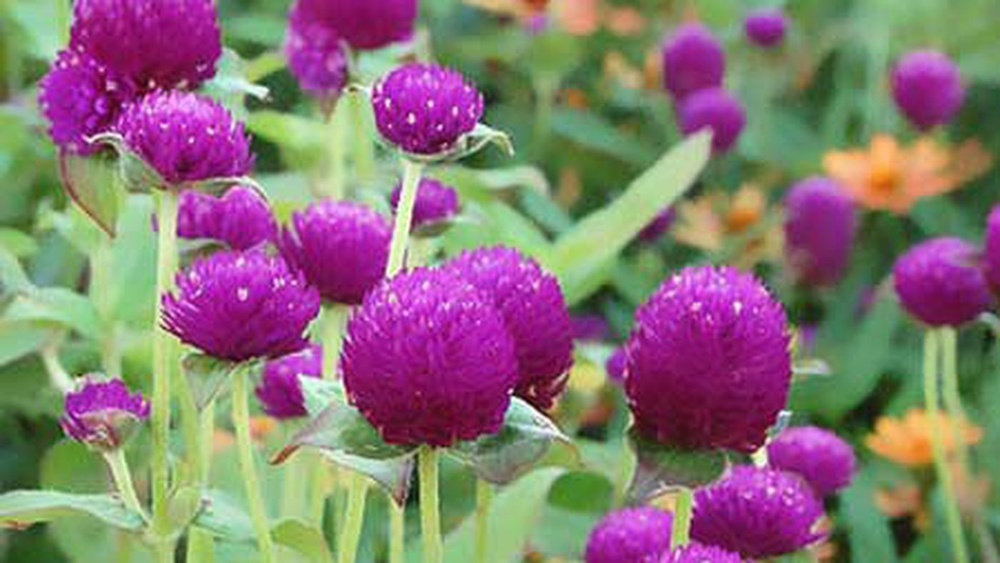
%> input picture pic/flow.jpeg, 1000 x 563 px, shrunk from 1400 x 788 before the run
$ octave binary_threshod_value.m   (GNU Octave 9; MATLAB toolbox functions it lacks are replaced by stand-ins)
%> lines starting %> are read from the running program, lines starting %| are printed output that depends on the picture; in (x1, y1, x2, y2) boxes, pixels count from 0 and x2, y2 are one past the last pixel; in counts of white or black regions, pixels touching at a corner belong together; the program's own positions count from 1
% Experiment No: 06

%  Convert an image to binary image, specifying threshold value.

clc
clear
I=imread('pic/flow.jpeg');
%> I is the input picture: size 563x1000x3 uint8; mean R, G, B 136.9, 117.6, 116.7
level = graythresh(I);
%> level = 0.475
J=im2bw(I);
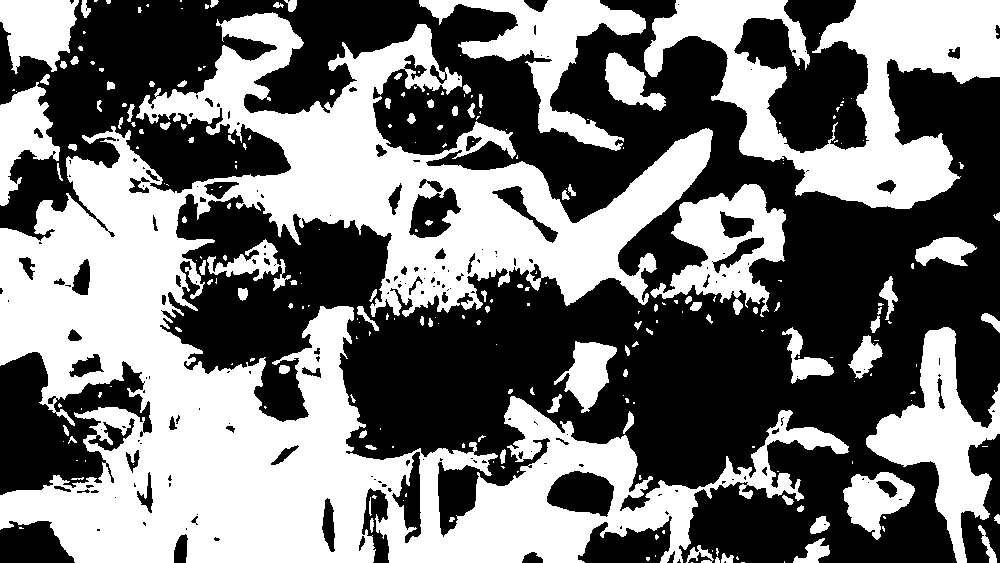
%> J: size 563x1000 logical; 45.9% white; 251 white regions (146 under 20 px), largest, box (x1, y1, x2, y2) and area: (0, 12, 849, 563) 172482, (644, 0, 1000, 209) 31715, (866, 327, 1000, 563) 11372
K=im2bw(I,0.6);
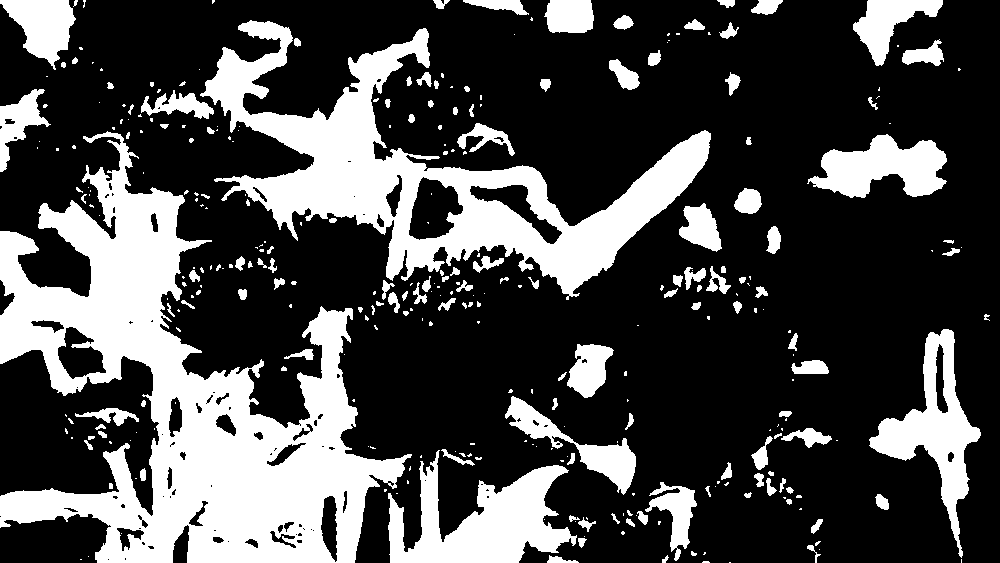
%> K: size 563x1000 logical; 28.5% white; 326 white regions (192 under 20 px), largest, box (x1, y1, x2, y2) and area: (0, 131, 412, 563) 67708, (200, 20, 711, 300) 38984, (388, 450, 577, 563) 10457
L=im2bw(I,level);
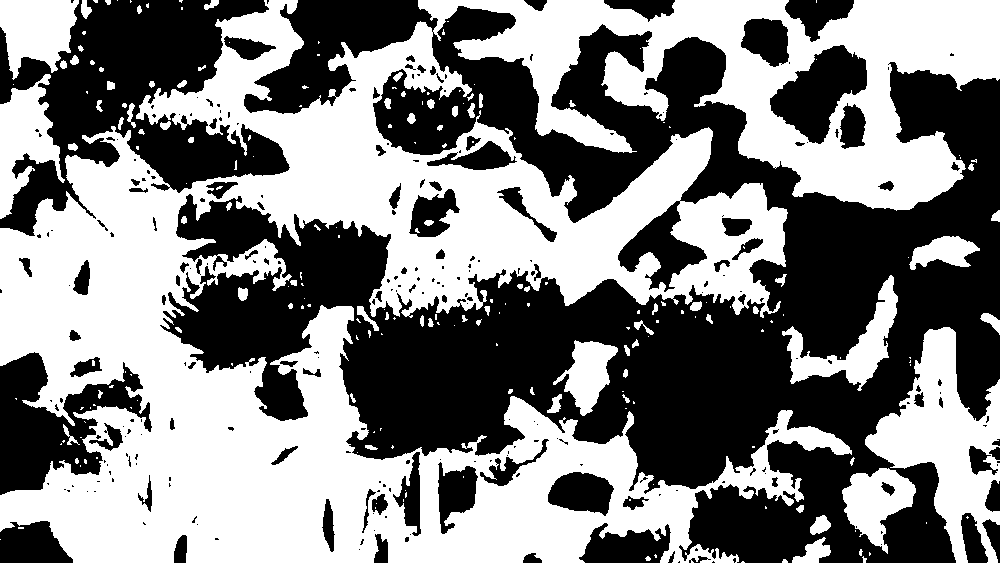
%> L: size 563x1000 logical; 50.6% white; 259 black regions (170 under 20 px), largest, box (x1, y1, x2, y2) and area: (160, 0, 1000, 563) 202723, (0, 0, 290, 236) 30838, (0, 352, 152, 495) 10336
imshow(I);
figure, imshow(J);
figure, imshow(K);
figure, imshow(L);
